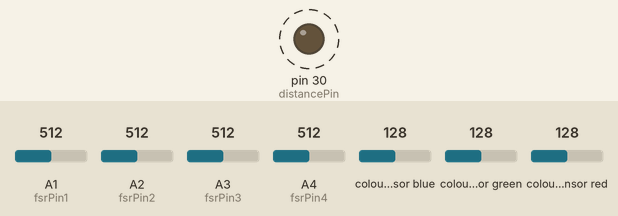
Recording of a sketch running on a simulated Arduino Mega 2560, built with avr-gcc and run on an emulated ATmega2560. Parts: output pins drawn as LEDs (lit = HIGH). Wiring (inferred from the names in the program): 4 × TCS3200 colour sensor: output pin 28, S2 pin 24, S3 pin 26, S0 pin 20, S1 pin 22 / output pin 40, S2 pin 36, S3 pin 38, S0 pin 32, S1 pin 34 / output pin 45, S2 pin 48, S3 pin 47, S0 pin 44, S1 pin 46 / output pin 52, S2 pin 49, S3 pin 50, S0 pin 53, S1 pin 51. Dashed ring = blinking. The test bench sets the inputs (shaded band); at power-on: A1 (fsrPin1) = 512, A2 (fsrPin2) = 512, A3 (fsrPin3) = 512, A4 (fsrPin4) = 512, colour sensor blue 128, colour sensor green 128, colour sensor red 128. Pins used as bus, display or sensor lines are not drawn; what the sketch prints to the serial monitor is not drawn.

Above: at 1.2 s.
1.3 s: A1 (fsrPin1) set to 30
6.7 s: A1 (fsrPin1) set to 306
Timing chart, 0 to 16.2 s (numbered marks = the images above; inputs shaded):
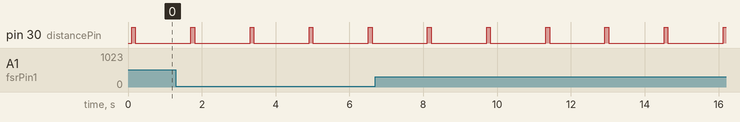

The sketch:

MegaArduino-Distance-FSR-Colour.ino
```cpp
//colour 1
const int color1S0 = 20;
const int color1S1 = 22;
const int color1S2 = 24;
const int color1S3 = 26;
const int color1out = 28;
const int color1in = 37; //"in" pins control the color sensors, turning them on/off with code

//colour2
const int color2S0 = 32;
const int color2S1 = 34;
const int color2S2 = 36;
const int color2S3 = 38;
const int color2out = 40;
const int color2in = 39;

//colour3
const int color3S0 = 44;
const int color3S1 = 46;
const int color3S2 = 48;
const int color3S3 = 50;
const int color3out = 52;
const int color3in = 41;


//colour4
const int color4S0 = 53;
const int color4S1 = 51;
const int color4S2 = 49;
const int color4S3 = 47;
const int color4out = 45;
const int color4in = 43;

// Variables
int red = 0;
int green = 0;
int blue = 0;

//Force ints
int fsrPin1 = 1;
int fsrPin2 = 2;
int fsrPin3 = 3;
int fsrPin4 = 4;
int fsrReading1;
int fsrReading2;
int fsrReading3;
int fsrReading4;

//Distance Pin
const int distancePin = 30;

void setup() {
  Serial.begin(9600);

  //color sensor one
  pinMode(color1S0, OUTPUT);
  pinMode(color1S1, OUTPUT);
  pinMode(color1S2, OUTPUT);
  pinMode(color1S3, OUTPUT);
  pinMode(color1out, INPUT);

  digitalWrite(color1S0, HIGH);
  digitalWrite(color1S1, HIGH);
  digitalWrite(color1S2, HIGH);
  digitalWrite(color1S3, HIGH);
  digitalWrite(color1in, LOW);

  //color sensor two
  pinMode(color2S0, OUTPUT);
  pinMode(color2S1, OUTPUT);
  pinMode(color2S2, OUTPUT);
  pinMode(color2S3, OUTPUT);
  pinMode(color2out, INPUT);

  digitalWrite(color2S0, HIGH);
  digitalWrite(color2S1, HIGH);
  digitalWrite(color2S2, HIGH);
  digitalWrite(color2S3, HIGH);
  digitalWrite(color2in, LOW);
  //color sensor three
  pinMode(color3S0, OUTPUT);
  pinMode(color3S1, OUTPUT);
  pinMode(color3S2, OUTPUT);
  pinMode(color3S3, OUTPUT);
  pinMode(color3out, INPUT);
  digitalWrite(color3in, LOW);

  digitalWrite(color3S0, HIGH);
  digitalWrite(color3S1, HIGH);
  digitalWrite(color3S2, HIGH);
  digitalWrite(color3S3, HIGH);
  //color sensor four
  pinMode(color4S0, OUTPUT);
  pinMode(color4S1, OUTPUT);
  pinMode(color4S2, OUTPUT);
  pinMode(color4S3, OUTPUT);
  pinMode(color4out, INPUT);

  digitalWrite(color4S0, HIGH);
  digitalWrite(color4S1, HIGH);
  digitalWrite(color4S2, HIGH);
  digitalWrite(color4S3, HIGH);
  digitalWrite(color4in, LOW);
}

void loop() {
  //Distance Sensor, turns device on and off
  long duration, cm;

  pinMode(distancePin, OUTPUT);
  digitalWrite(distancePin, LOW);
  delay(100);
  digitalWrite(distancePin, HIGH);
  delay(100);
  digitalWrite(distancePin, LOW);

  pinMode(distancePin, INPUT);
  duration = pulseIn(distancePin, HIGH);

  cm = microsecondsToCentimeters(duration);

  //Serial.println(cm);

  //delay(100);

  //Force Sensor, controlling Color Sensor
  fsrReading1 = analogRead(fsrPin1);
  fsrReading2 = analogRead(fsrPin2);
  fsrReading3 = analogRead(fsrPin3);
  fsrReading4 = analogRead(fsrPin4);
  Serial.println(fsrReading1);
  Serial.println(fsrReading2);
  Serial.println(fsrReading3);
  Serial.println(fsrReading4);

  //if sensing something less than 40cm,
  //turn device on
  if (cm <= 40) {
  Serial.println("ON");
    //First Force Sensor - Square Shape
    if (fsrReading1 < 10) {
      //Serial.println("no touch");
      pinMode(fsrPin1, LOW);
      digitalWrite(color1S0, LOW);
      digitalWrite(color2S0, LOW);
      digitalWrite(color3S0, LOW);
      digitalWrite(color4S0, LOW);
      digitalWrite(color1in, LOW);
      digitalWrite(color2in, LOW);
      digitalWrite(color3in, LOW);
      digitalWrite(color4in, LOW);
    } else if (fsrReading1 > 10) {
      color1();
      //Serial.println("Square");
      digitalWrite(color1S0, HIGH);
      digitalWrite(color1in, HIGH);

      if (red < blue && red < green) {
        Serial.println("Red Square");
        delay(100);
      } else if (blue < red && blue < green) {
        Serial.println("Blue Square");
        delay(100);
      } else if (green < red && green < blue) {
        Serial.println("Green Square");
        delay(100);
      } else {
        Serial.println();
        delay(100);
      }
    }

    //Second Force Sensor - Circle Shape
    if (fsrReading2 < 10) {
      //Serial.println("no touch");
      digitalWrite(color1S0, LOW);
      digitalWrite(color2S0, LOW);
      digitalWrite(color3S0, LOW);
      digitalWrite(color4S0, LOW);
      digitalWrite(color1in, LOW);
      digitalWrite(color2in, LOW);
      digitalWrite(color3in, LOW);
      digitalWrite(color4in, LOW);
    } else if (fsrReading2 > 10) {
      color2();
      //Serial.println("Circle");
      digitalWrite(color2S0, HIGH);
      digitalWrite(color2in, HIGH);
      if (red < blue && red < green) {
        Serial.println("Red Circle");
        delay(100);
      } else if (blue < red && blue < green) {
        Serial.println("Blue Circle");
        delay(100);
      } else if (green < red && green < blue) {
        Serial.println("Green Circle");
        delay(100);
      } else {
        Serial.println();
        delay(100);
      }
    }

    //Third Force Sensor - Star Shape
    if (fsrReading3 < 10) {
      //Serial.println("no touch");
      digitalWrite(color1S0, LOW);
      digitalWrite(color2S0, LOW);
      digitalWrite(color3S0, LOW);
      digitalWrite(color4S0, LOW);
      digitalWrite(color1in, LOW);
      digitalWrite(color2in, LOW);
      digitalWrite(color3in, LOW);
      digitalWrite(color4in, LOW);
    } else if (fsrReading3 > 10) {
      color3();
      //Serial.println("Star");
      digitalWrite(color3S0, HIGH);
      digitalWrite(color3in, HIGH);
      if (red < blue && red < green) {
        Serial.println("Red Star");
        delay(100);
      } else if (blue < red && blue < green) {
        Serial.println("Blue Star");
        delay(100);
      } else if (green < red && green < blue) {
        Serial.println("Green Star");
        delay(100);
      } else {
        Serial.println();
        delay(100);
      }
    }

    //  //Forth Force Sensor - Triangle Shape
    if (fsrReading4 < 10) {
      //Serial.println("no touch");
      digitalWrite(color1S0, LOW);
      digitalWrite(color2S0, LOW);
      digitalWrite(color3S0, LOW);
      digitalWrite(color4S0, LOW);
      digitalWrite(color1in, LOW);
      digitalWrite(color2in, LOW);
      digitalWrite(color3in, LOW);
      digitalWrite(color4in, LOW);
    } else if (fsrReading4 > 10) {
      color4();
      //Serial.println("Triangle");
      digitalWrite(color4S0, HIGH);
      digitalWrite(color4in, HIGH);
      if (red < blue && red < green) {
        Serial.println("Red Triangle");
        delay(100);
      } else if (blue < red && blue < green) {
        Serial.println("Blue Triangle");
        delay(100);
      } else if (green < red && green < blue) {
        Serial.println("Green Triangle");
        delay(100);
      } else {
        Serial.println();
        delay(100);
      }
    }
  } else if (cm > 40) {
    Serial.println("OFF");
  }
}

//Distance function
long microsecondsToCentimeters(long microseconds) {
  return microseconds / 29 / 2;
}


//Color Code - First Color Sensor
void color1() {
  digitalWrite(color1S2, LOW);
  digitalWrite(color1S3, LOW);
  //count OUT, pRed, RED
  red = pulseIn(color1out, digitalRead(color1out) == HIGH ? LOW : HIGH);
  digitalWrite(color1S3, HIGH);
  //count OUT, pBLUE, BLUE
  blue = pulseIn(color1out, digitalRead(color1out) == HIGH ? LOW : HIGH);
  digitalWrite(color1S2, HIGH);
  //count OUT, pGreen, GREEN
  green = pulseIn(color1out, digitalRead(color1out) == HIGH ? LOW : HIGH);
}

//Second Color Sensor
void color2() {
  digitalWrite(color2S2, LOW);
  digitalWrite(color2S3, LOW);
  //count OUT, pRed, RED
  red = pulseIn(color2out, digitalRead(color2out) == HIGH ? LOW : HIGH);
  digitalWrite(color2S3, HIGH);
  //count OUT, pBLUE, BLUE
  blue = pulseIn(color2out, digitalRead(color2out) == HIGH ? LOW : HIGH);
  digitalWrite(color2S2, HIGH);
  //count OUT, pGreen, GREEN
  green = pulseIn(color2out, digitalRead(color2out) == HIGH ? LOW : HIGH);
}

//Third Color Sensor
void color3() {
  digitalWrite(color3S2, LOW);
  digitalWrite(color3S3, LOW);
  //count OUT, pRed, RED
  red = pulseIn(color3out, digitalRead(color3out) == HIGH ? LOW : HIGH);
  digitalWrite(color3S3, HIGH);
  //count OUT, pBLUE, BLUE
  blue = pulseIn(color3out, digitalRead(color3out) == HIGH ? LOW : HIGH);
  digitalWrite(color3S2, HIGH);
  //count OUT, pGreen, GREEN
  green = pulseIn(color3out, digitalRead(color3out) == HIGH ? LOW : HIGH);
}

//Fourth Color Sensor
void color4() {
  digitalWrite(color4S2, LOW);
  digitalWrite(color4S3, LOW);
  //count OUT, pRed, RED
  red = pulseIn(color4out, digitalRead(color4out) == HIGH ? LOW : HIGH);
  digitalWrite(color4S3, HIGH);
  //count OUT, pBLUE, BLUE
  blue = pulseIn(color4out, digitalRead(color4out) == HIGH ? LOW : HIGH);
  digitalWrite(color4S2, HIGH);
  //count OUT, pGreen, GREEN
  green = pulseIn(color4out, digitalRead(color4out) == HIGH ? LOW : HIGH);
}
```

Measured:
- by itself, pin 30 (distancePin): alternates HIGH for 0.10 s and LOW for 1.5 s
